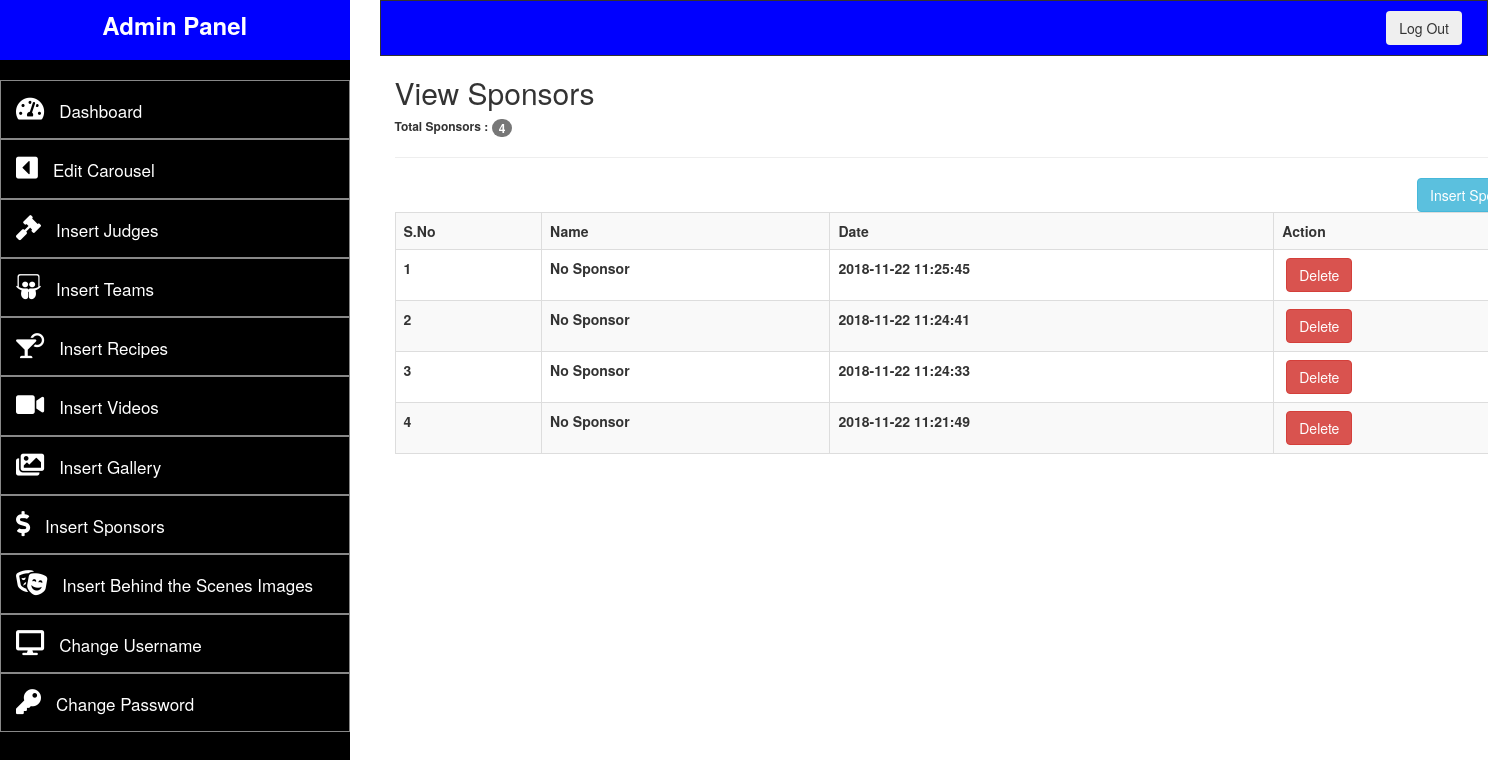
/admin/viewSponsors.php (signed in), run on the app's committed database.
### tables this page shows
CREATE TABLE `sponsor` (
  `id` int(10) NOT NULL,
  `name` text NOT NULL,
  `img` text NOT NULL,
  `date` timestamp NOT NULL DEFAULT CURRENT_TIMESTAMP ON UPDATE CURRENT_TIMESTAMP,
  `msg` text NOT NULL
);

### admin/viewSponsors.php (the view, shortened to what this page needs)
<?php
	require __DIR__.'/config/db.php';
	if(!isset($_SESSION['user'])){
		header("location:login.php");
	}else{
?>
<!DOCTYPE html>
<html>
<head>
		<link rel="stylesheet" href="https://maxcdn.bootstrapcdn.com/bootstrap/3.3.7/css/bootstrap.min.css">
		<link href="adminAssets\style.css" rel="stylesheet">
		<link 	rel="stylesheet"
				href="https://use.fontawesome.com/releases/v5.2.0/css/all.css"
>
</head>
<body>
	<div class="row">
		<?php
		include "templates/adminpanel_template.php";
		?>
			<div class="container" style="background: #FFF;">
			<?php
			$judge_query = "SELECT * FROM sponsor
									ORDER BY id DESC";
			$connect_judge_query = mysqli_query($conn, $judge_query);
			$count_rows = mysqli_num_rows($connect_judge_query);
			$number_of_items = 1;
			?>
				<h2>View Sponsors</h2>
				<h6 style="font-weight: bold">Total Sponsors : <span class="badge"><?php echo $count_rows; ?></span></h6>
				<hr>
				<a href="insertSponsor.php" class="btn btn-info" style="float:right">Insert Sponsor</a>
					<table class="table table-hover table-striped table-bordered">
						<tr>
							<th>S.No</th>
							<th>Name</th>
							<th>Date</th>
							<th>Action</th>
						</tr>
			<?php
			if($count_rows > 0){
				while($get_each_row = mysqli_fetch_array($connect_judge_query)){
					$id_of_judge = $get_each_row['id'];
					$name_of_judge = $get_each_row['name'];
					$date_judge = $get_each_row['date'];
			?>
						<tr>
							<th><?php echo $number_of_items++; ?></th>
							<th><?php echo $name_of_judge; ?></th>
							<th><?php echo $date_judge; ?></th>
							<th>&nbsp;<a href="deleteSponsor.php?id=<?php echo $id_of_judge; ?>" class="btn btn-danger">Delete</a></th>
						</tr>
			<?php
				}
			}
			?>
					</table>
				</div>
			</div>
		</div>
</body>
</html>
<?php } ?>

### data on the page
sponsor: name "No Sponsor", date "2018-11-22 11:25:45"
sponsor: name "No Sponsor", date "2018-11-22 11:24:41"
sponsor: name "No Sponsor", date "2018-11-22 11:24:33"
sponsor: name "No Sponsor", date "2018-11-22 11:21:49"

### other printed values
$count_rows "4"
